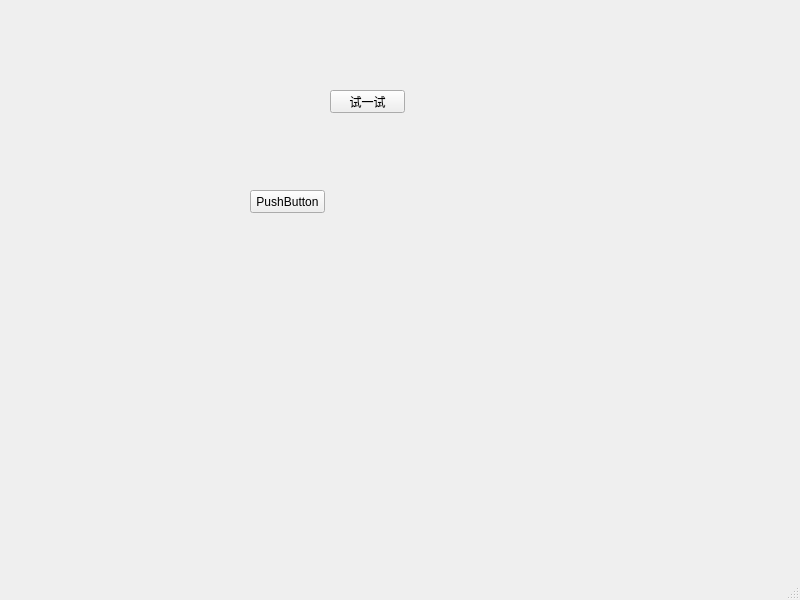
<?xml version="1.0" encoding="UTF-8"?>
<ui version="4.0">
 <class>nononon</class>
 <widget class="QMainWindow" name="nononon">
  <property name="geometry">
   <rect>
    <x>0</x>
    <y>0</y>
    <width>800</width>
    <height>600</height>
   </rect>
  </property>
  <property name="windowTitle">
   <string>189051002王星慧、</string>
  </property>
  <widget class="QWidget" name="centralwidget">
   <widget class="QPushButton" name="trydemoBtn">
    <property name="geometry">
     <rect>
      <x>330</x>
      <y>90</y>
      <width>75</width>
      <height>23</height>
     </rect>
    </property>
    <property name="text">
     <string>试一试</string>
    </property>
   </widget>
   <widget class="QPushButton" name="pushButton">
    <property name="geometry">
     <rect>
      <x>250</x>
      <y>190</y>
      <width>75</width>
      <height>23</height>
     </rect>
    </property>
    <property name="text">
     <string>PushButton</string>
    </property>
   </widget>
  </widget>
  <widget class="QMenuBar" name="menubar">
   <property name="geometry">
    <rect>
     <x>0</x>
     <y>0</y>
     <width>800</width>
     <height>22</height>
    </rect>
   </property>
  </widget>
  <widget class="QStatusBar" name="statusbar"/>
 </widget>
 <resources/>
 <connections/>
</ui>
